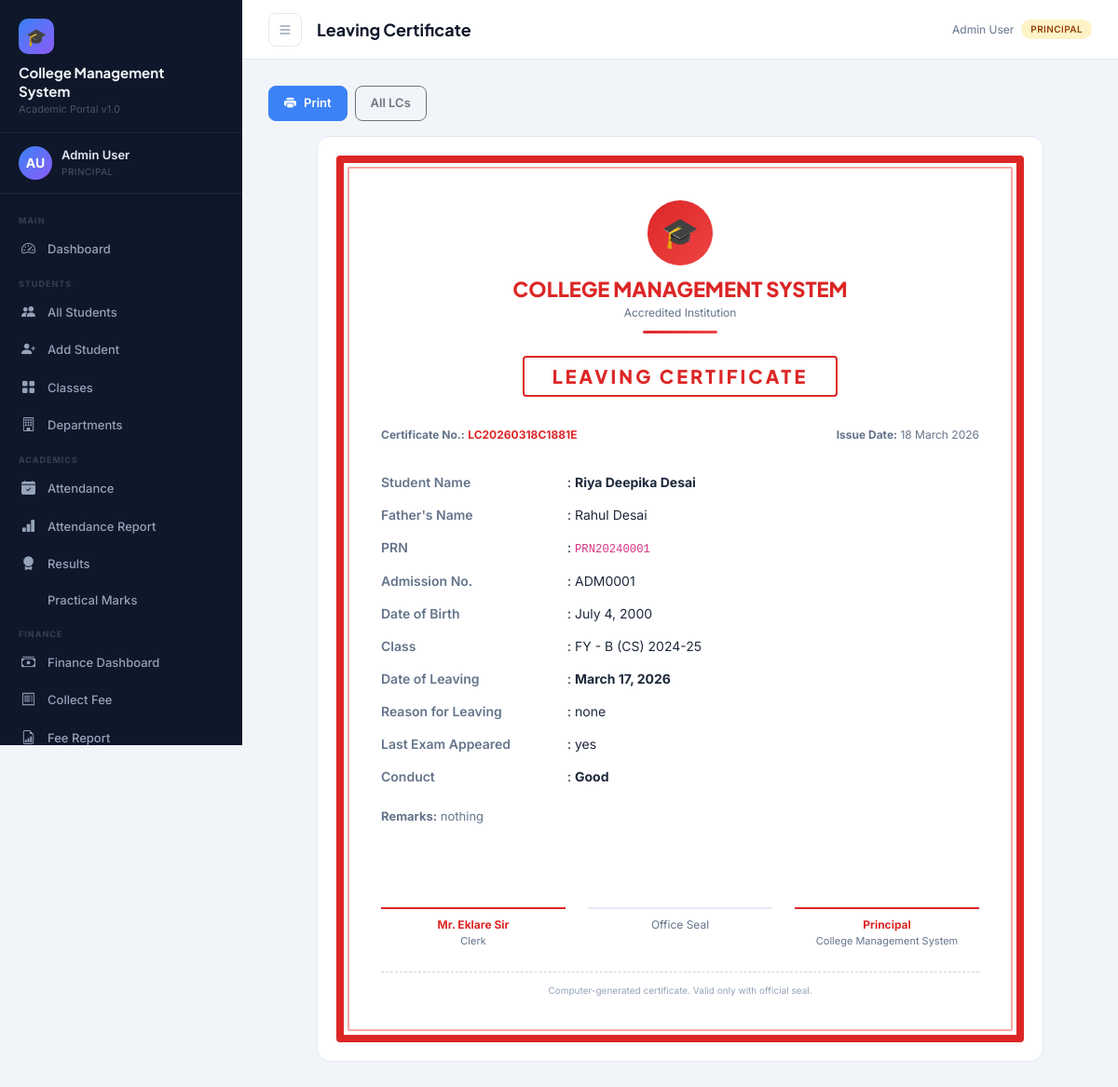
Page /bonafide/leaving/print/1/ (signed in) on the committed database.
### accounts/models.py (models this page shows, shortened)
class User(AbstractUser):
    ROLE_CHOICES = [
        ('principal', 'Principal'),
        ('staff', 'Staff / Teacher'),
        ('clerk', 'Clerk'),
        ('accountant', 'Accountant'),
    ]
    role = models.CharField(max_length=20, choices=ROLE_CHOICES, default='staff')
    phone = models.CharField(max_length=15, blank=True)
    address = models.TextField(blank=True)
    profile_photo = models.ImageField(upload_to='profiles/', blank=True, null=True)
    department = models.CharField(max_length=100, blank=True)
    employee_id = models.CharField(max_length=20, unique=True, null=True, blank=True)

### bonafide/models.py (models this page shows, shortened)
class LeavingCertificate(models.Model):
    student = models.ForeignKey(Student, on_delete=models.CASCADE, related_name='leaving_certs')
    certificate_no = models.CharField(max_length=30, unique=True)
    leaving_date = models.DateField()
    reason = models.TextField()
    last_exam = models.CharField(max_length=100, blank=True)
    conduct = models.CharField(max_length=50, default='Good')
    issued_date = models.DateField(auto_now_add=True)
    issued_by = models.ForeignKey(User, on_delete=models.SET_NULL, null=True)
    remarks = models.TextField(blank=True)

### students/models.py (models this page shows, shortened)
class Student(models.Model):
    GENDER_CHOICES = [('M', 'Male'), ('F', 'Female'), ('O', 'Other')]
    STATUS_CHOICES = [('active', 'Active'), ('inactive', 'Inactive'), ('passed', 'Passed Out'), ('dropped', 'Dropped')]
    prn = models.CharField(max_length=20, unique=True, verbose_name='PRN')
    first_name = models.CharField(max_length=50)
    middle_name = models.CharField(max_length=50, blank=True)
    last_name = models.CharField(max_length=50)
    gender = models.CharField(max_length=1, choices=GENDER_CHOICES)
    date_of_birth = models.DateField()
    address = models.TextField()
    phone = models.CharField(max_length=15)
    email = models.EmailField(blank=True)
    photo = models.ImageField(upload_to='students/', blank=True, null=True)
    aadhar_no = models.CharField(max_length=12, blank=True)
    caste = models.CharField(max_length=50, blank=True)
    category = models.CharField(max_length=20, blank=True)  # OBC, SC, ST, Open
    blood_group = models.CharField(max_length=5, blank=True)
    current_class = models.ForeignKey(Class, on_delete=models.SET_NULL, null=True, related_name='students')
    admission_date = models.DateField()
    admission_no = models.CharField(max_length=20, unique=True)
    status = models.CharField(max_length=10, choices=STATUS_CHOICES, default='active')
    father_name = models.CharField(max_length=100)
    father_phone = models.CharField(max_length=15, blank=True)
    father_occupation = models.CharField(max_length=100, blank=True)
    mother_name = models.CharField(max_length=100)
    mother_phone = models.CharField(max_length=15, blank=True)
    guardian_name = models.CharField(max_length=100, blank=True)
    guardian_phone = models.CharField(max_length=15, blank=True)
    guardian_relation = models.CharField(max_length=50, blank=True)
    created_at = models.DateTimeField(auto_now_add=True)
    updated_at = models.DateTimeField(auto_now=True)
    @property
    def full_name(self):
        parts = [self.first_name, self.middle_name, self.last_name]
        return ' '.join(p for p in parts if p)

class Class(models.Model):
    name = models.CharField(max_length=50)  # e.g., FY, SY, TY
    division = models.CharField(max_length=5)  # A, B, C
    department = models.ForeignKey(Department, on_delete=models.CASCADE, related_name='classes')
    academic_year = models.CharField(max_length=10)  # e.g., 2024-25
    class_teacher = models.CharField(max_length=100, blank=True)
    class Meta:
        unique_together = ['name', 'division', 'department', 'academic_year']
        verbose_name_plural = 'Classes'
    def __str__(self):
        return f"{self.name} - {self.division} ({self.department.code}) {self.academic_year}"

class Department(models.Model):
    name = models.CharField(max_length=100)
    code = models.CharField(max_length=10, unique=True)
    head = models.CharField(max_length=100, blank=True)

### bonafide/views.py (the view)
    def wrapper(request, *args, **kwargs):
        if not request.user.is_authenticated:
            return redirect('login')
        if request.user.role not in ['principal', 'clerk']:
            messages.error(request, 'Access denied.')
            return redirect('dashboard')
        return func(request, *args, **kwargs)

### templates/bonafide/print_leaving_cert.html (shortened to what this page needs)
{% extends 'base.html' %}
{% block page_title %}Leaving Certificate{% endblock %}
{% block content %}
<div class="no-print mb-3 d-flex gap-2">
  <button onclick="window.print()" class="btn btn-primary"><i class="bi bi-printer-fill me-2"></i>Print</button>
  <a href="{% url 'leaving_cert_list' %}" class="btn btn-outline-secondary">All LCs</a>
</div>
<div class="cert-paper">
  <div class="cert-border">
    <div class="text-center mb-4">
      <div style="display:inline-flex;align-items:center;justify-content:center;width:70px;height:70px;background:linear-gradient(135deg,#dc2626,#ef4444);border-radius:50%;font-size:32px;margin-bottom:12px;">🎓</div>
      <h2 style="font-family:'Plus Jakarta Sans',sans-serif;font-weight:800;font-size:22px;color:#dc2626;margin:0;">COLLEGE MANAGEMENT SYSTEM</h2>
      <p style="font-size:12px;color:#64748b;margin:4px 0 0;">Accredited Institution</p>
      <div style="width:80px;height:3px;background:linear-gradient(90deg,#dc2626,#ef4444);margin:10px auto;border-radius:100px;"></div>
    </div>
    <div class="text-center mb-4">
      <h3 style="font-family:'Plus Jakarta Sans',sans-serif;font-weight:800;font-size:20px;color:#dc2626;letter-spacing:3px;text-transform:uppercase;border:2px solid #dc2626;display:inline-block;padding:8px 30px;border-radius:4px;">LEAVING CERTIFICATE</h3>
    </div>
    <div class="d-flex justify-content-between mb-4" style="font-size:12px;color:#64748b;">
      <div><strong>Certificate No.:</strong> <span style="color:#dc2626;font-weight:700;">{{ cert.certificate_no }}</span></div>
      <div><strong>Issue Date:</strong> {{ cert.issued_date|date:"d F Y" }}</div>
    </div>
    <table style="width:100%;font-size:14px;line-height:2.5;color:#1e293b;border-collapse:collapse;">
      <tr><td style="width:200px;color:#64748b;font-weight:600;">Student Name</td><td>: <strong>{{ cert.student.full_name }}</strong></td></tr>
      <tr><td style="color:#64748b;font-weight:600;">Father's Name</td><td>: {{ cert.student.father_name }}</td></tr>
      <tr><td style="color:#64748b;font-weight:600;">PRN</td><td>: <code>{{ cert.student.prn }}</code></td></tr>
      <tr><td style="color:#64748b;font-weight:600;">Admission No.</td><td>: {{ cert.student.admission_no }}</td></tr>
      <tr><td style="color:#64748b;font-weight:600;">Date of Birth</td><td>: {{ cert.student.date_of_birth }}</td></tr>
      <tr><td style="color:#64748b;font-weight:600;">Class</td><td>: {{ cert.student.current_class|default:"—" }}</td></tr>
      <tr><td style="color:#64748b;font-weight:600;">Date of Leaving</td><td>: <strong>{{ cert.leaving_date }}</strong></td></tr>
      <tr><td style="color:#64748b;font-weight:600;">Reason for Leaving</td><td>: {{ cert.reason }}</td></tr>
      <tr><td style="color:#64748b;font-weight:600;">Last Exam Appeared</td><td>: {{ cert.last_exam|default:"—" }}</td></tr>
      <tr><td style="color:#64748b;font-weight:600;">Conduct</td><td>: <strong>{{ cert.conduct }}</strong></td></tr>
    </table>
    {% if cert.remarks %}<p style="margin-top:16px;font-size:13px;color:#64748b;"><strong>Remarks:</strong> {{ cert.remarks }}</p>{% endif %}
    <div class="row mt-5">
      <div class="col-4 text-center">
        <div style="border-top:2px solid #dc2626;padding-top:8px;margin-top:40px;font-size:12px;font-weight:700;color:#dc2626;">{{ cert.issued_by.get_full_name }}</div>
        <div style="font-size:11px;color:#64748b;">{{ cert.issued_by.get_role_display }}</div>
      </div>
      <div class="col-4 text-center">
        <div style="border-top:2px solid #e2e8f0;padding-top:8px;margin-top:40px;font-size:12px;color:#64748b;">Office Seal</div>
      </div>
      <div class="col-4 text-center">
        <div style="border-top:2px solid #dc2626;padding-top:8px;margin-top:40px;font-size:12px;font-weight:700;color:#dc2626;">Principal</div>
        <div style="font-size:11px;color:#64748b;">College Management System</div>
      </div>
    </div>
    <div class="text-center mt-4" style="border-top:1px dashed #cbd5e1;padding-top:12px;">
      <p style="font-size:10px;color:#94a3b8;margin:0;">Computer-generated certificate. Valid only with official seal.</p>
    </div>
  </div>
</div>
{% endblock %}

### templates/base.html (shortened to what this page needs)
{% load static %}
<!DOCTYPE html>
<html lang="en">
<head>
  <link href="https://cdn.jsdelivr.net/npm/bootstrap@5.3.2/dist/css/bootstrap.min.css" rel="stylesheet"/>
  <link href="https://cdn.jsdelivr.net/npm/bootstrap-icons@1.11.3/font/bootstrap-icons.css" rel="stylesheet"/>
<link rel="stylesheet"
href="https://cdnjs.cloudflare.com/ajax/libs/cropperjs/1.6.1/cropper.min.css"/>
</head>
<body>
<aside class="sidebar" id="sidebar">
  <div class="sidebar-brand">
    <div class="logo-icon">🎓</div>
    <div class="college-name">College Management<br>System</div>
    <div class="college-subtitle">Academic Portal v1.0</div>
  </div>
  <div class="sidebar-user">
    {% if request.user.profile_photo %}
    <img src="{{ request.user.profile_photo.url }}"
         class="avatar"
         style="object-fit:cover;">
{% else %}
    <div class="avatar">
        {{ request.user.first_name|first|upper }}{{ request.user.last_name|first|upper }}
    </div>
{% endif %}
    <div class="user-info">
      <div class="name">{{ request.user.get_full_name|default:request.user.username }}</div>
      <div class="role">{{ request.user.get_role_display }}</div>
    </div>
  </div>
  <nav class="sidebar-nav">
    <div class="nav-section-label">Main</div>
    <div class="nav-item">
      <a href="{% url 'dashboard' %}" class="{% if request.resolver_match.url_name == 'dashboard' %}active{% endif %}">
        <i class="bi bi-speedometer2"></i> Dashboard
      </a>
    </div>
    <div class="nav-section-label">Students</div>
    <div class="nav-item">
      <a href="{% url 'student_list' %}" class="{% if 'student' in request.resolver_match.url_name %}active{% endif %}">
        <i class="bi bi-people-fill"></i> All Students
      </a>
    </div>
    {% if request.user.role in 'principal,clerk' %}
    <div class="nav-item">
      <a href="{% url 'student_add' %}"><i class="bi bi-person-plus-fill"></i> Add Student</a>
    </div>
    {% endif %}
    <div class="nav-item">
      <a href="{% url 'class_list' %}"><i class="bi bi-grid-fill"></i> Classes</a>
    </div>
    <div class="nav-item">
      <a href="{% url 'department_list' %}"><i class="bi bi-building"></i> Departments</a>
    </div>
    <div class="nav-section-label">Academics</div>
    <div class="nav-item">
      <a href="{% url 'attendance_dashboard' %}" class="{% if 'attendance' in request.resolver_match.url_name %}active{% endif %}">
        <i class="bi bi-calendar-check-fill"></i> Attendance
      </a>
    </div>
    <div class="nav-item">
      <a href="{% url 'attendance_report' %}"><i class="bi bi-bar-chart-fill"></i> Attendance Report</a>
    </div>
    <div class="nav-item">
      <a href="{% url 'results_dashboard' %}" class="{% if 'result' in request.resolver_match.url_name or 'exam' in request.resolver_match.url_name %}active{% endif %}">
        <i class="bi bi-award-fill"></i> Results
      </a>
    </div>
    <div class="nav-item">
      <a href="{% url 'practical_marks' %}"> Practical Marks</a>
    </div>
    {% if request.user.role == 'accountant' or request.user.role == 'principal' %}
    <div class="nav-section-label">Finance</div>
    <div class="nav-item">
      <a href="{% url 'finance_dashboard' %}" class="{% if 'finance' in request.resolver_match.url_name or 'fee' in request.resolver_match.url_name or 'expense' in request.resolver_match.url_name %}active{% endif %}">
        <i class="bi bi-cash-stack"></i> Finance Dashboard
      </a>
    </div>
    <div class="nav-item">
      <a href="{% url 'collect_fee' %}"><i class="bi bi-receipt"></i> Collect Fee</a>
    </div>
    <div class="nav-item">
      <a href="{% url 'fee_report' %}"><i class="bi bi-file-earmark-bar-graph"></i> Fee Report</a>
    </div>
    {% endif %}
  </nav>
</aside>
<div class="main-wrap">
  <div class="topbar">
    <button class="btn-icon sidebar-toggle" onclick="document.getElementById('sidebar').classList.toggle('open')">
      <i class="bi bi-list"></i>
    </button>
    <div class="page-title">{% block page_title %}Dashboard{% endblock %}</div>
    <div class="d-flex align-items-center gap-2">
      <span class="text-muted-sm d-none d-md-inline">{{ request.user.get_full_name|default:request.user.username }}</span>
      <span class="badge-role badge-{{ request.user.role }}">{{ request.user.get_role_display }}</span>
    </div>
  </div>
  <div class="main-content">
    {% block content %}{% endblock %}
  </div>
</div>
</body>
</html>

### rows in the picture
User: user.first_name|first "A", user.last_name|first "U", user.get_full_name "Admin User", user.role "PRINCIPAL"
LeavingCertificate: certificate_no "LC20260318C1881E", issued_date "18 March 2026", student.full_name "Riya Deepika Desai", student.father_name "Rahul Desai", student.prn "PRN20240001", student.admission_no "ADM0001", student.date_of_birth "July 4, 2000", student.current_class "FY - B (CS) 2024-25", leaving_date "March 17, 2026", reason "none", last_exam "yes", conduct "Good", remarks "nothing", issued_by.get_full_name "Mr. Eklare Sir", issued_by.role "Clerk"
